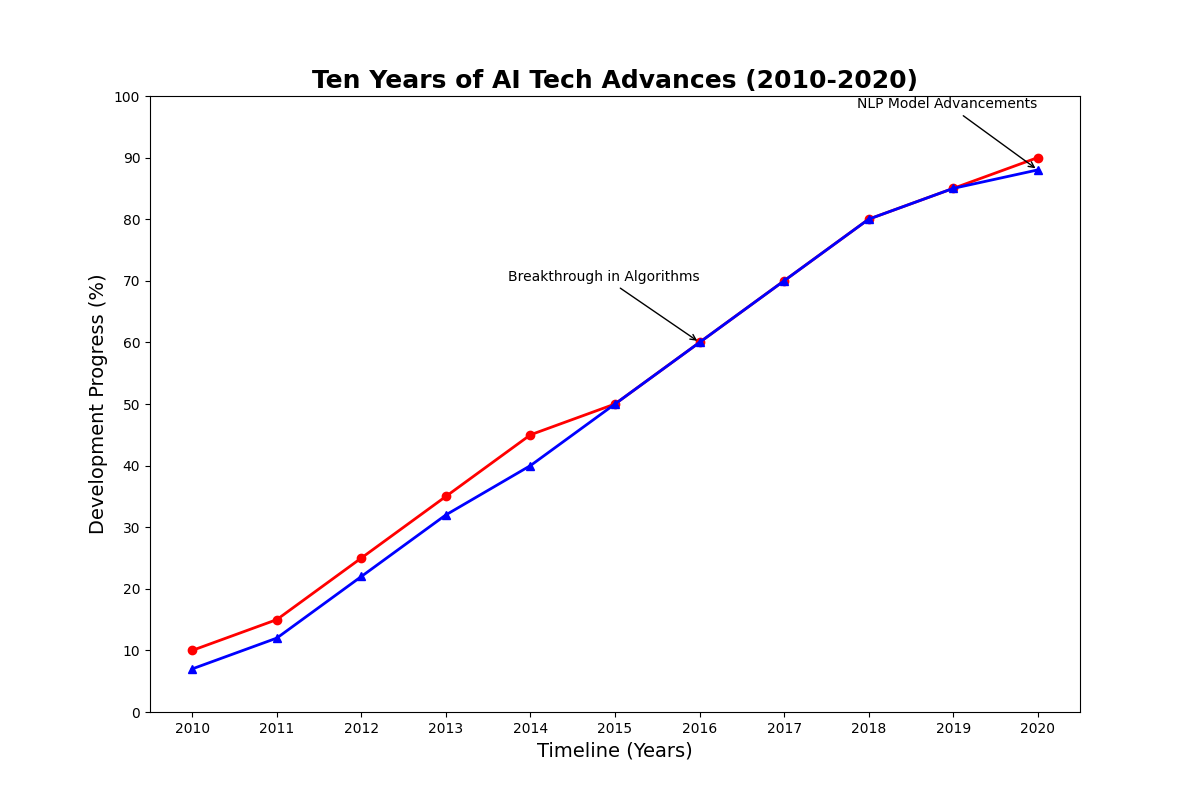

This figure's Python source:
import matplotlib.pyplot as plt
import numpy as np

years = np.arange(2010, 2021)

machine_learning = [10, 15, 25, 35, 45, 50, 60, 70, 80, 85, 90]
natural_language_processing = [7, 12, 22, 32, 40, 50, 60, 70, 80, 85, 88]

plt.figure(figsize=(12, 8))

# Colors are swapped between the two data groups
plt.plot(years, machine_learning, marker='o', color='red', linestyle='-', linewidth=2)
plt.plot(years, natural_language_processing, marker='^', color='blue', linestyle='-', linewidth=2)

plt.annotate('Breakthrough in Algorithms', xy=(2016, machine_learning[6]), xytext=(2016, machine_learning[6] + 10),
            arrowprops=dict(facecolor='black', arrowstyle='->'), fontsize=10, ha='right')
plt.annotate('NLP Model Advancements', xy=(2020, natural_language_processing[10]), xytext=(2020, natural_language_processing[10] + 10),
            arrowprops=dict(facecolor='black', arrowstyle='->'), fontsize=10, ha='right')

plt.title('Ten Years of AI Tech Advances (2010-2020)', fontsize=18, fontweight='bold')
plt.xlabel('Timeline (Years)', fontsize=14)
plt.ylabel('Development Progress (%)', fontsize=14)
plt.xticks(years)
plt.yticks(range(0, 101, 10))

plt.show()
